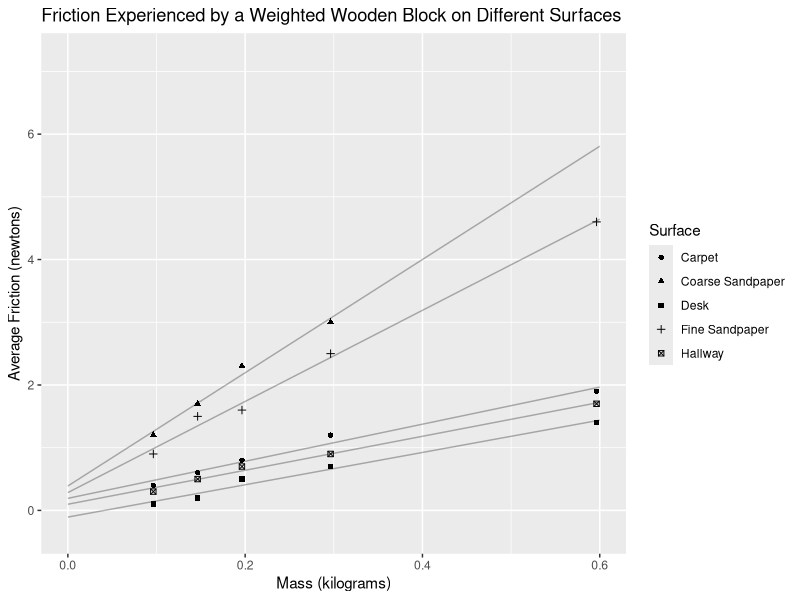
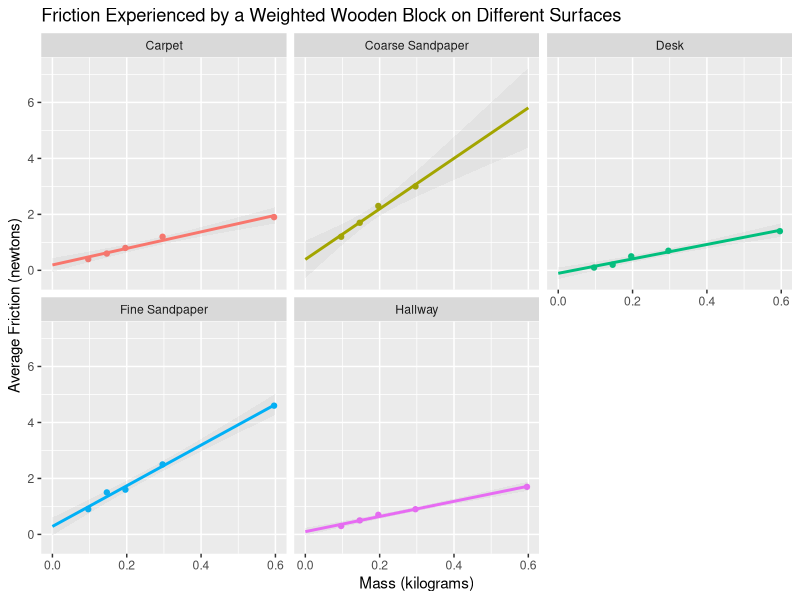
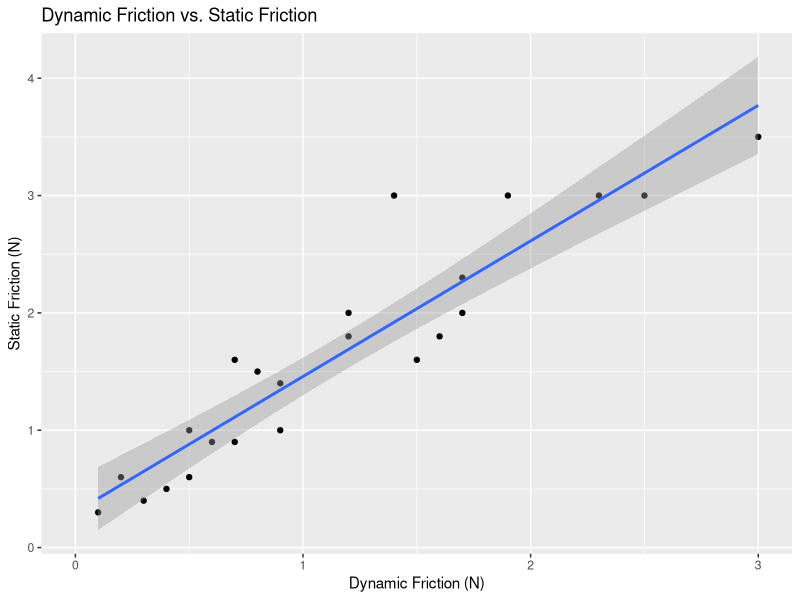

Source code (R) for these figures, in order:
# load the ggplot2 library for data visualization
library(ggplot2)

# get data from a csv file (R doesn't like xlsx) and save it into a variable
friction <- read.csv("Friction-Exam.csv", header = TRUE, sep = ",")

# plot 1 (scatter, mass vs. friction)
ggplot(friction, aes(x = (Actual.Weight/1000), y = Average,
    shape = Surface)) + geom_point() +
    geom_line(stat="smooth", method = "lm",
    alpha = 0.3, fullrange = TRUE, se = 0.2) + xlim(0, 0.6) +
    xlab("Mass (kilograms)") + ylab("Average Friction (newtons)") + 
    ggtitle("Friction Experienced by a Weighted Wooden Block on Different Surfaces")

# plot 2 (scatter, mass vs. friction, separated by surface)
ggplot(friction, aes(x = (Actual.Weight/1000), y = Average,
    colour = Surface)) + geom_point() + stat_smooth(method = "lm",
    alpha = 0.1, fullrange = TRUE, se = 0.2) + xlim(0, 0.6) +
    xlab("Mass (kilograms)") + ylab("Average Friction (newtons)") + 
    ggtitle("Friction Experienced by a Weighted Wooden Block on Different Surfaces") + 
    facet_wrap(~Surface) + guides(colour = FALSE)

# plot 3 (scatter, dynamic vs. static friction)
ggplot(friction, aes(x = Average, y = Static.Friction)) +
  geom_point() + geom_smooth(method = "lm") + xlim(0, 3) +
  xlab("Dynamic Friction (N)") + ylab("Static Friction (N)") +
  ggtitle("Dynamic Friction vs. Static Friction")
